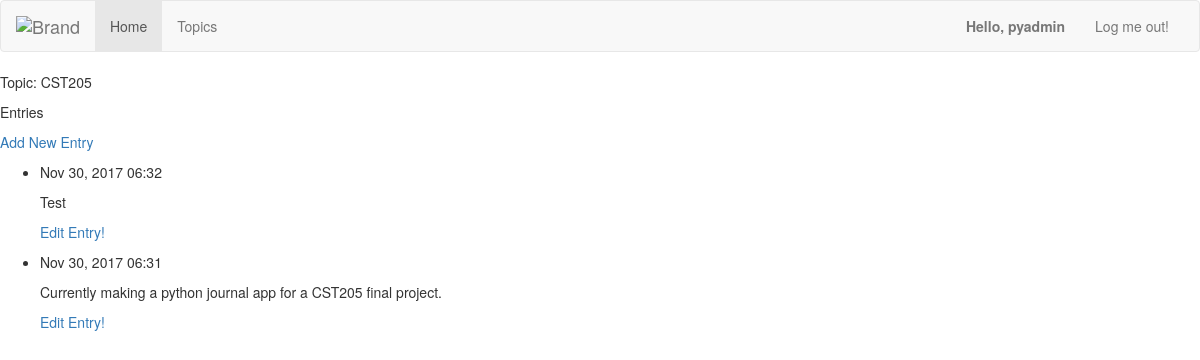
The page /topics/1/ (signed in) on the database as committed earlier.
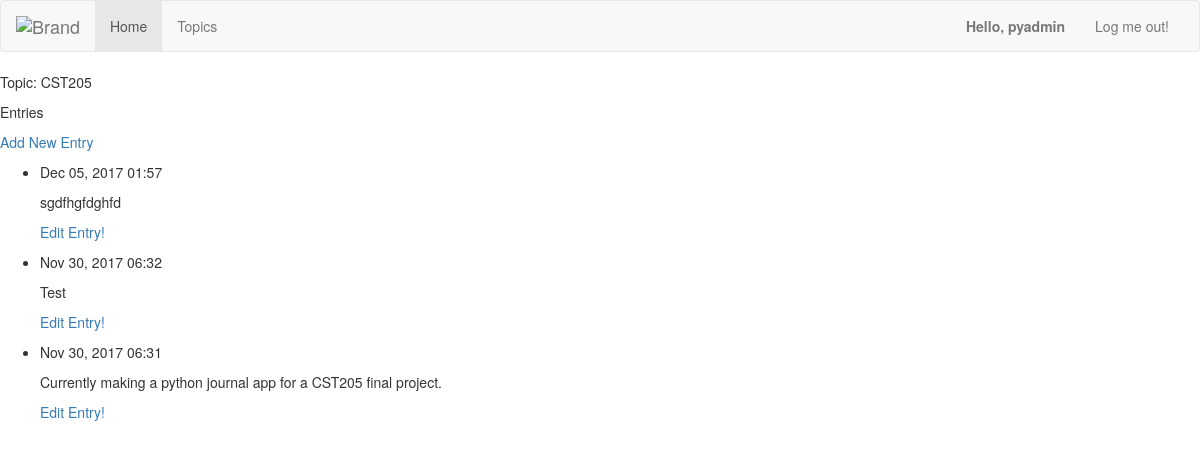
The same page on the database as committed later.
### Journal/models.py (models this page shows, shortened)
class Entry(models.Model):
    topic = models.ForeignKey(Topic)
    text = models.TextField()
    date_added = models.DateTimeField(auto_now=True)
    class Meta:
        verbose_name_plural = 'entries'

### Journal/views.py (the view)
# urls.py: url(r'^topics/(?P<topic_id>\d+)/$', views.topic, name='topic'),
@login_required
def topic(request, topic_id):
    topic = Topic.objects.get(id=topic_id)
    entries = topic.entry_set.order_by('-date_added')
    context = {'topic':topic, 'entries': entries}
    return render(request, 'topic.html', context)

### Journal/models.py (called while the page is built)
    def __str__(self):
        return self.text

### Journal/templates/topic.html
{% extends "base.html" %}
{% block content %}
    <p>Topic: {{ topic }}</p>
    <p>Entries</p>
    <p>
        <a href="{% url 'Journal:new_entry' topic.id %}">Add New Entry</a>
    </p>
    <ul>
        {% for entry in entries %}
            <li>
                <p>{{ entry.date_added|date:'M d, Y H:i' }}</p>
                <p>{{ entry.text|linebreaks }}</p>
                <p>
                    <a href="{% url 'Journal:edit_entry' entry.id %}">Edit Entry!</a>
                </p>
            </li>
        {% empty %}
            <li>
                There are not entries for this topic yet.
            </li>
        {% endfor %}
    </ul>
{% endblock content %}

Rows that differ between the two databases and show on the page:
added Entry: date_added "Dec 05, 2017 01:57", text "sgdfhgfdghfd"
